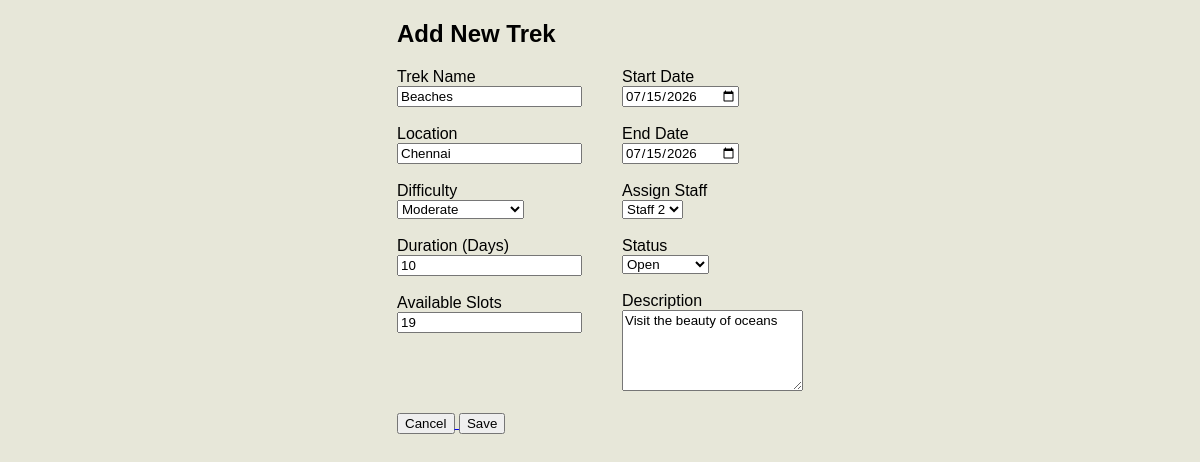
/admin/trekEdit/2 (signed in), run on the app's committed database.
### models/Trek.py (models this page shows)
class Trek(db.Model):
    __tablename__="treks"
    id=db.Column(db.Integer,primary_key=True)
    user_id=db.Column(db.Integer,db.ForeignKey("users.id"))
    name=db.Column(db.String(200),nullable=False)
    location=db.Column(db.String(100),nullable=False)
    difficulty=db.Column(db.Integer,nullable=False)
    duration=db.Column(db.Integer,nullable=False)
    available_slots=db.Column(db.Integer,nullable=False)
    start_date=db.Column(db.DateTime,nullable=False)
    end_date=db.Column(db.DateTime,nullable=False)
    status=db.Column(db.String(20),nullable=False,default="open")  #pending // open// closed// completed
    description=db.Column(db.String(500))
    user=db.relationship("User",backref="treks")

### models/StaffAssignment.py (models this page shows)
class StaffAssignment(db.Model):
    __tablename__="staff_assignments"
    id=db.Column(db.Integer,primary_key=True)
    staff_id=db.Column(db.Integer,db.ForeignKey("users.id"))
    trek_id=db.Column(db.Integer,db.ForeignKey("treks.id"))
    assigned_date=db.Column(db.DateTime,default=datetime.utcnow)
    staff=db.relationship("User",backref="assignments")
    trek=db.relationship("Trek",backref="assignments")

### models/User.py (models this page shows)
class User(db.Model):
    __tablename__="users"
    id=db.Column(db.Integer,primary_key=True)
    name=db.Column(db.String(100),nullable=False)
    email=db.Column(db.String(200),unique=True,nullable=False)
    password=db.Column(db.String(255),nullable=False)
    role=db.Column(db.String(20),nullable=False,default="user") #user admin staff
    status=db.Column(db.String(20),nullable=False) # pending approved blacklisted
    created_at=db.Column(db.DateTime,default=datetime.utcnow)

### controllers/admin_controller.py (the view, shortened to what this page needs)
@admin.route("/admin/trekEdit/<int:trekId>", methods=["GET", "POST"])
def editTrek(trekId):
    if session.get("role") != "admin":
        flash("Login first")
        return redirect("/login")
    trek = Trek.query.get(trekId)
    staff = User.query.filter_by(role="staff").all()
    assignment = StaffAssignment.query.filter_by(trek_id=trek.id).first()
    return render_template(
        "edit_trek.html",
        trek=trek,
        staff=staff,
        assignment=assignment
    )

### templates/edit_trek.html (shortened to what this page needs)
<!DOCTYPE html>
<html lang="en">
<head>
    <link rel="stylesheet" href="{{ url_for('static', filename='admin.css') }}">
</head>
<body>
    <form action="/admin/trekEdit/{{ trek.id }}" method="POST">
        <h2>Add New Trek</h2>
        <div style="display:flex; gap:40px;">
            <div style="flex:1;">
                <label>Trek Name</label><br>
                <input type="text" name="name" required value="{{trek.name}}"><br><br>
                <label>Location</label><br>
                <input type="text" name="location" value="{{trek.location}}" required><br><br>
                <label>Difficulty</label><br>
                <select name="difficulty" required>
                    <option value="2" {% if trek.difficulty == 2 %}selected{% endif %}>Moderate</option>
                </select><br><br>
                <label>Duration (Days)</label><br>
                <input type="number" name="duration" min="1" required value={{trek.duration}}><br><br>
                <label>Available Slots</label><br>
                <input type="number" name="available_slots" min="1" required value="{{trek.available_slots}}">
            </div>
            <div style="flex:1;">
                <label>Start Date</label><br>
                <input type="date" name="start_date" required value="{{ trek.start_date.strftime('%Y-%m-%d') }}"><br><br>
                <label>End Date</label><br>
                <input type="date" name="end_date" required value="{{ trek.end_date.strftime('%Y-%m-%d') }}"><br><br>
                <label>Assign Staff</label><br>
                <select name="staff_id">
                    {% for s in staff %}
                        <option
                            value="{{ s.id }}"
                            {% if assignment and assignment.staff_id == s.id %}selected{% endif %}>
                            {{ s.name }}
                        </option>
                    {% endfor %}
                </select><br><br>
                <label>Status</label><br>
                <select name="status">
                    <option value="open" {% if trek.status=="open" %}selected{% endif %}>Open</option>
                </select><br><br>
                <label>Description</label><br>
                <textarea name="description" rows="5">{{trek.description}}</textarea>
            </div>
        </div>
        <br>
        <a href="/admin">
            <button type="button">Cancel</button>
        </a>
        <button type="submit">Save</button>
    </form>
</body>
</html>

### static/admin.css (style rules this page uses)
* { font-family: "Poppins", sans-serif; }
body { margin: 0; padding: 0; display: flex; flex-direction: column; justify-content: center; align-items: center; background-color:#e7e7d9; }

### data on the page
Trek: name "Beaches", location "Chennai", difficulty "Moderate", duration "10", available_slots "19", start_date "07/15/2026", end_date "07/15/2026", status "Open", description "Visit the beauty of oceans"
StaffAssignment: staff_id "Staff 2"
